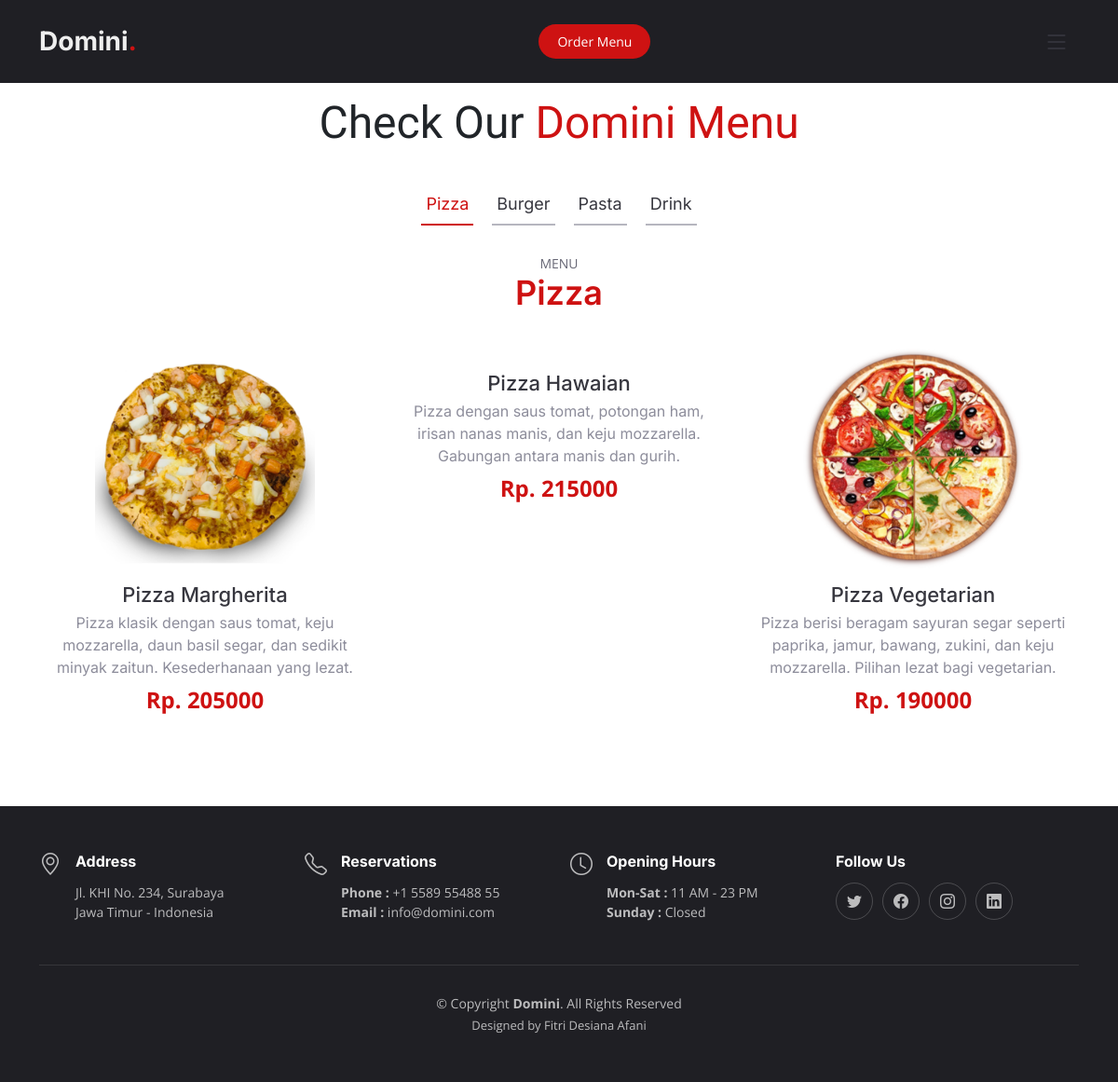
Page /menu.php on the committed database.
### tables this page shows
CREATE TABLE `menu` (
  `id_menu` int(11) NOT NULL,
  `nama` varchar(20) NOT NULL,
  `kategori` varchar(20) NOT NULL,
  `harga` int(11) NOT NULL,
  `deskripsi` varchar(200) NOT NULL,
  `gambar` varchar(200) NOT NULL
);

### menu.php (the view, shortened to what this page needs)
<!DOCTYPE html>
<html lang="en">
<head>
  <link href="assets/vendor/bootstrap/css/bootstrap.min.css" rel="stylesheet">
  <link href="assets/vendor/bootstrap-icons/bootstrap-icons.css" rel="stylesheet">
  <link href="assets/vendor/aos/aos.css" rel="stylesheet">
  <link href="assets/vendor/glightbox/css/glightbox.min.css" rel="stylesheet">
  <link href="assets/vendor/swiper/swiper-bundle.min.css" rel="stylesheet">
  <link href="assets/css/main2.css" rel="stylesheet">
</head>
<body>
  <header id="header" class="header fixed-top d-flex align-items-center">
    <div class="container d-flex align-items-center justify-content-between">
      <a href="index.php" class="logo d-flex align-items-center me-auto me-lg-0">
        <h1>Domini<span>.</span></h1>
      </a>
      <a class="btn-book-a-table" href="order.php">Order Menu</a>
      <i class="mobile-nav-toggle mobile-nav-show bi bi-list"></i>
    </div>
  </header>
    <section id="crud" class="menu">
      <div class="container" data-aos="fade-up">
        <div class="section-header mt-3">
          <p>Check Our <span>Domini Menu</span></p>
        </div>
        <ul class="nav nav-tabs d-flex justify-content-center" data-aos="fade-up" data-aos-delay="200">
          <li class="nav-item">
            <a class="nav-link active show" data-bs-toggle="tab" data-bs-target="#menu-starters">
              <h4>Pizza</h4>
            </a>
          </li>
          <li class="nav-item">
            <a class="nav-link" data-bs-toggle="tab" data-bs-target="#menu-breakfast">
              <h4>Burger</h4>
            </a>
          <li class="nav-item">
            <a class="nav-link" data-bs-toggle="tab" data-bs-target="#menu-lunch">
              <h4>Pasta</h4>
            </a>
          </li>
          <li class="nav-item">
            <a class="nav-link" data-bs-toggle="tab" data-bs-target="#menu-dinner">
              <h4>Drink</h4>
            </a>
          </li>
        </ul>
        <div class="tab-content" data-aos="fade-up" data-aos-delay="300">
          <div class="tab-pane fade active show" id="menu-starters">
            <div class="tab-header text-center">
              <p>Menu</p>
              <h3>Pizza</h3>
            </div>
            <div class="row gy-5">
              <?php
                include ('connect.php');
                  $data_menu = mysqli_query($conn, "SELECT * FROM `menu` WHERE kategori = 'pizza'");
                while($menu = mysqli_fetch_array($data_menu)){
              ?>
              <div class="col-lg-4 menu-item">
                <a class="glightbox"><img src="assets/img/menu1/<?php echo $menu['gambar'] ?>" class="menu-img img-fluid" alt=""></a>
                <h4><?php echo $menu['nama'] ?></h4>
                <p align= "center" class="ingredients">
                  <?php echo $menu['deskripsi'] ?>
                </p>
                <p class="price">
                  Rp. <?php echo $menu['harga'] ?>
                </p>
              </div>
              <?php
              }
              ?>
            </div>
          </div>
          </div>
        </div>
    </section>
  <footer id="footer" class="footer">
    <div class="container">
      <div class="row gy-3">
        <div class="col-lg-3 col-md-6 d-flex">
          <i class="bi bi-geo-alt icon"></i>
          <div>
            <h4>Address</h4>
            <p>
              Jl. KHI No. 234, Surabaya <br>
              Jawa Timur - Indonesia<br>
            </p>
          </div>
        </div>
        <div class="col-lg-3 col-md-6 footer-links d-flex">
          <i class="bi bi-telephone icon"></i>
          <div>
            <h4>Reservations</h4>
            <p>
              <strong>Phone :</strong> +1 5589 55488 55<br>
              <strong>Email :</strong> info@domini.com<br>
            </p>
          </div>
        </div>
        <div class="col-lg-3 col-md-6 footer-links d-flex">
          <i class="bi bi-clock icon"></i>
          <div>
            <h4>Opening Hours</h4>
            <p>
            <strong>Mon-Sat :</strong> 11 AM - 23 PM<br>
            <strong>Sunday :</strong> Closed<br>
            </p>
          </div>
        </div>
        <div class="col-lg-3 col-md-6 footer-links">
          <h4>Follow Us</h4>
          <div class="social-links d-flex">
            <a href="#" class="twitter"><i class="bi bi-twitter"></i></a>
            <a href="#" class="facebook"><i class="bi bi-facebook"></i></a>
            <a href="#" class="instagram"><i class="bi bi-instagram"></i></a>
            <a href="#" class="linkedin"><i class="bi bi-linkedin"></i></a>
          </div>
        </div>
      </div>
    </div>
    <div class="container">
      <div class="copyright">
        &copy; Copyright <strong><span>Domini</span></strong>. All Rights Reserved
      </div>
      <div class="credits">
        Designed by Fitri Desiana Afani</a>
      </div>
    </div>
  </footer>
</body>
</html>

### assets/css/main2.css (style rules this page uses)
:root { --font-default: "Open Sans", system-ui, -apple-system, "Segoe UI", Roboto, "Helvetica Neue", Arial, "Noto Sans", "Liberation Sans", sans-serif, "Apple Color Emoji", "Segoe UI Emoji", "Segoe UI Symbol", "Noto Color Emoji"; --font-primary: "Amatic SC", sans-serif; --font-secondary: "Inter", sans-serif; }
:root { --color-default: #212529; --color-primary: #ce1212; --color-secondary: #37373f; }
:root { scroll-behavior: smooth; }
body { font-family: var(--font-default); color: var(--color-default); }
a { color: var(--color-primary); text-decoration: none; }
h1, h2, h3, h4, h5, h6 { font-family: var(--font-secondary); }
section { overflow: hidden; padding: 80px 0; }
.section-header { text-align: center; padding-bottom: 30px; }
.section-header p { margin: 0; font-size: 48px; font-weight: 400; font-family: var(--font-primary); }
.section-header p span { color: var(--color-primary); }
.header { background: #1f1f24; transition: all 0.5s; z-index: 997; height: 90px; border-bottom: 1px solid #fff; }
.header .logo h1 { font-size: 28px; font-weight: 700; color: #eee; margin: 0; font-family: var(--font-secondary); }
.header .logo h1 span { color: var(--color-primary); }
.header .btn-book-a-table, .header .btn-book-a-table:focus { font-size: 14px; color: #fff; background: var(--color-primary); padding: 8px 20px; margin-left: 30px; border-radius: 50px; transition: 0.3s; }
section { scroll-margin-top: 90px; }
@media (max-width: 1279px) { .mobile-nav-show { color: var(--color-secondary); font-size: 28px; cursor: pointer; line-height: 0; transition: 0.5s; z-index: 9999; margin: 0 10px 0 20px; } }
.menu .nav-tabs { border: 0; }
.menu .nav-link { margin: 0 10px; padding: 10px 5px; transition: 0.3s; color: var(--color-secondary); border-radius: 0; cursor: pointer; height: 100%; border: 0; border-bottom: 2px solid #b6b6bf; }
.menu .nav-link h4 { font-size: 18px; font-weight: 400; margin: 0; font-family: var(--font-secondary); }
.menu .nav-link.active { color: var(--color-primary); border-color: var(--color-primary); }
.menu .tab-content .tab-header { padding: 30px 0; }
.menu .tab-content .tab-header p { font-size: 14px; text-transform: uppercase; color: #676775; margin-bottom: 0; }
.menu .tab-content .tab-header h3 { font-size: 36px; font-weight: 600; color: var(--color-primary); }
.menu .tab-content .menu-item { -moz-text-align-last: center; text-align-last: center; }
.menu .tab-content .menu-item .menu-img { padding: 0 60px; margin-bottom: 15px; }
.menu .tab-content .menu-item h4 { font-size: 22px; font-weight: 500; color: var(--color-secondary); font-family: var(--font-secondary); font-weight: 30px; margin-bottom: 5px; }
.menu .tab-content .menu-item .ingredients { font-family: var(--font-secondary); color: #8d8d9b; margin-bottom: 5px; }
.menu .tab-content .menu-item .price { font-size: 24px; font-weight: 700; color: var(--color-primary); }
.footer { font-size: 14px; background-color: #1f1f24; padding: 50px 0; color: rgba(255, 255, 255, 0.7); }
.footer .icon { margin-right: 15px; font-size: 24px; line-height: 0; }
.footer h4 { font-size: 16px; font-weight: bold; position: relative; padding-bottom: 5px; color: #fff; }
.footer .footer-links { margin-bottom: 30px; }
.footer .social-links a { display: flex; align-items: center; justify-content: center; width: 40px; height: 40px; border-radius: 50%; border: 1px solid rgba(255, 255, 255, 0.2); font-size: 16px; color: rgba(255, 255, 255, 0.7); margin-right: 10px; transition: 0.3s; }
.footer .copyright { text-align: center; padding-top: 30px; border-top: 1px solid rgba(255, 255, 255, 0.1); }
.footer .credits { padding-top: 4px; text-align: center; font-size: 13px; }

### rows in the picture
menu: gambar (picture), nama "Pizza Margherita", deskripsi "Pizza klasik dengan saus tomat, keju mozzarella, daun basil segar, dan sedikit minyak zaitun. Kesederhanaan yang lezat.", harga "205000"
menu: nama "Pizza Hawaian", deskripsi "Pizza dengan saus tomat, potongan ham, irisan nanas manis, dan keju mozzarella. Gabungan antara manis dan gurih.", harga "215000"
menu: gambar (picture), nama "Pizza Vegetarian", deskripsi "Pizza berisi beragam sayuran segar seperti paprika, jamur, bawang, zukini, dan keju mozzarella. Pilihan lezat bagi vegetarian.", harga "190000"
